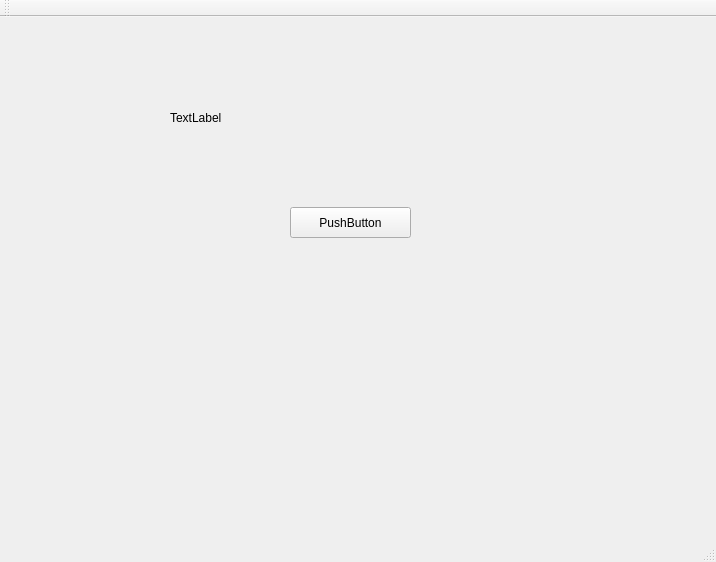
<?xml version="1.0" encoding="UTF-8"?>
<ui version="4.0">
 <class>MainWindow</class>
 <widget class="QMainWindow" name="MainWindow">
  <property name="geometry">
   <rect>
    <x>0</x>
    <y>0</y>
    <width>716</width>
    <height>562</height>
   </rect>
  </property>
  <property name="windowTitle">
   <string>MainWindow</string>
  </property>
  <widget class="QWidget" name="centralWidget">
   <widget class="qMybutton" name="onSureButton">
    <property name="geometry">
     <rect>
      <x>290</x>
      <y>190</y>
      <width>121</width>
      <height>31</height>
     </rect>
    </property>
    <property name="text">
     <string>PushButton</string>
    </property>
   </widget>
   <widget class="EventLabel" name="label">
    <property name="geometry">
     <rect>
      <x>170</x>
      <y>50</y>
      <width>391</width>
      <height>101</height>
     </rect>
    </property>
    <property name="mouseTracking">
     <bool>true</bool>
    </property>
    <property name="text">
     <string>TextLabel</string>
    </property>
   </widget>
  </widget>
  <widget class="QMenuBar" name="menuBar">
   <property name="geometry">
    <rect>
     <x>0</x>
     <y>0</y>
     <width>716</width>
     <height>22</height>
    </rect>
   </property>
  </widget>
  <widget class="QToolBar" name="mainToolBar">
   <attribute name="toolBarArea">
    <enum>TopToolBarArea</enum>
   </attribute>
   <attribute name="toolBarBreak">
    <bool>false</bool>
   </attribute>
  </widget>
  <widget class="QStatusBar" name="statusBar"/>
 </widget>
 <layoutdefault spacing="6" margin="11"/>
 <customwidgets>
  <customwidget>
   <class>qMybutton</class>
   <extends>QPushButton</extends>
   <header>qmybutton.h</header>
  </customwidget>
  <customwidget>
   <class>EventLabel</class>
   <extends>QLabel</extends>
   <header location="global">eventlabel.h</header>
  </customwidget>
 </customwidgets>
 <resources/>
 <connections/>
</ui>
